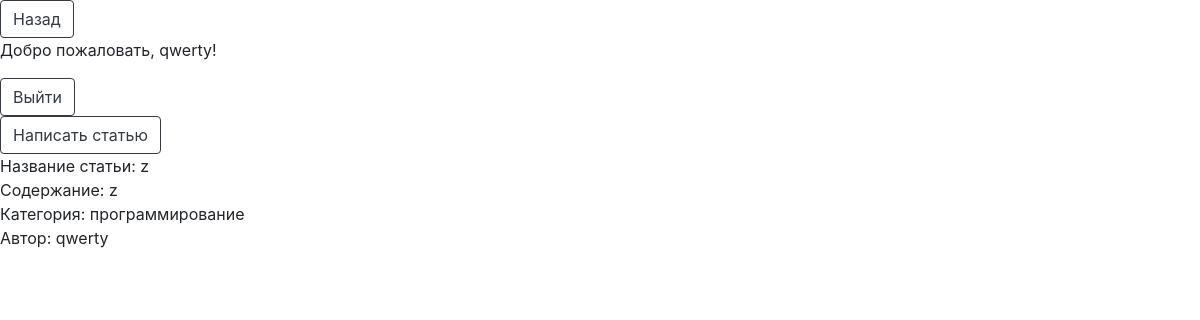
The page /your_profile (signed in) on the database as committed earlier.
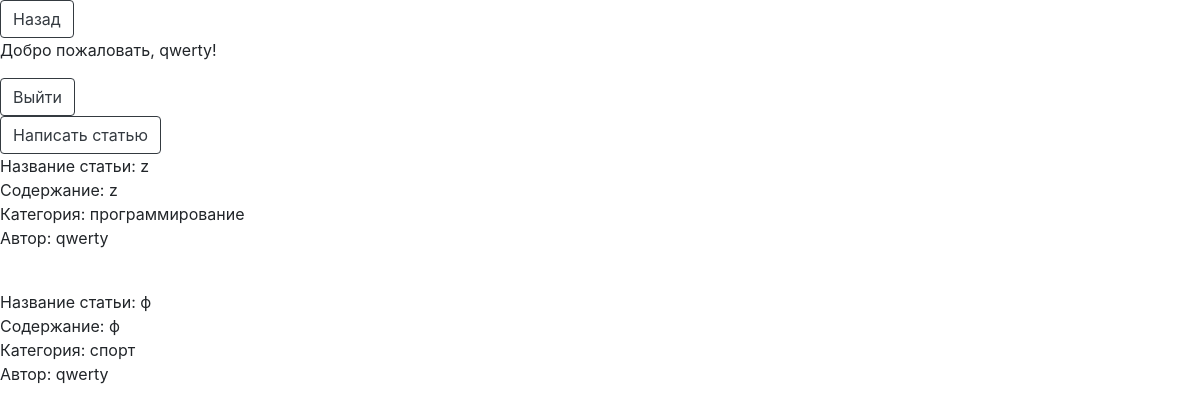
The same page on the database as committed later.
### models.py (models this page shows)
class Base(DeclarativeBase):
    id: Mapped[int_pk]
    created_at: Mapped[datetime] = Column(DateTime, default=utcnow)

class Article(Base):
    __tablename__ = 'articles'
    name_of_article: Mapped[str]
    text_of_article: Mapped[str]
    user_id: Mapped[int] = mapped_column(ForeignKey('users.id'))
    user: Mapped['User'] = relationship(back_populates='articles')
    categories: Mapped[list['Category']] = relationship(
        back_populates='article',
        cascade='all',
    )

class Category(Base):
    __tablename__ = 'categories'
    name_of_category: Mapped[str]
    article_id: Mapped[int] = mapped_column(ForeignKey('articles.id'))
    article: Mapped['Article'] = relationship(back_populates='categories')

class User(Base, UserMixin):
    __tablename__ = 'users'
    username: Mapped[str]
    email: Mapped[str]
    password: Mapped[str]
    articles: Mapped[list['Article']] = relationship(
        back_populates='user',
        cascade='all'
    )

### app.py (the view)
@app.route('/your_profile')
def your_profile_page():
    if current_user.is_authenticated:
        session = SessionFactory()
        current_user_id = current_user.id
        your_articles = session.query(Article).filter_by(user_id=current_user_id).all()
        return render_template('forum/your_profile.html', articles=your_articles)
    return render_template('forum/your_profile.html')

### app.py (called while the page is built)
@login_manager.user_loader
def load_user(id):
    session = SessionFactory()
    return session.query(User).get(int(id))

### templates/forum/your_profile.html (shortened to what this page needs)
<!DOCTYPE html>
<html lang="en">
<head>
    <link rel="stylesheet" href="https://stackpath.bootstrapcdn.com/bootstrap/4.3.1/css/bootstrap.min.css">
</head>
<body>
<button onclick="window.location.href='{{ url_for('main_page') }}';" type="button" class="btn btn-outline-dark">Назад</button>
{% if current_user.is_authenticated %}
   <p>Добро пожаловать, {{ current_user.username }}!</p>
    <button onclick="window.location.href='{{ url_for('logout_page') }}';" type="button" class="btn btn-outline-dark">Выйти</button>
    <br>
    <button onclick="window.location.href='{{ url_for('create_article_page') }}';" type="button" class="btn btn-outline-dark">Написать статью</button>
    {% for article in articles %}
        <div>Название статьи: {{ article.name_of_article }}</div>
        <div>Содержание: {{ article.text_of_article }}</div>
        {% if article.categories %}
            <div>Категория:
                {% for category in article.categories %}
                    {{ category.name_of_category }}
                {% endfor %}
            </div>
        {% endif %}
        <p>Автор: {{ article.user.username }}</p>
        <br>
    {% endfor %}
{% else %}
   <p>Извините, я вас не знаю.</p>
    <button onclick="window.location.href='{{ url_for('register_page') }}';" type="button" class="btn btn-outline-dark">Регистрация</button>
    <button onclick="window.location.href='{{ url_for('login_page') }}';" type="button" class="btn btn-outline-dark">Войти</button>
{% endif %}
</body>
</html>

Rows that differ between the two databases and show on the page:
added Article: name_of_article "ф", text_of_article "ф", user.username "qwerty"
added Category: name_of_category "спорт", shown under "ф"
